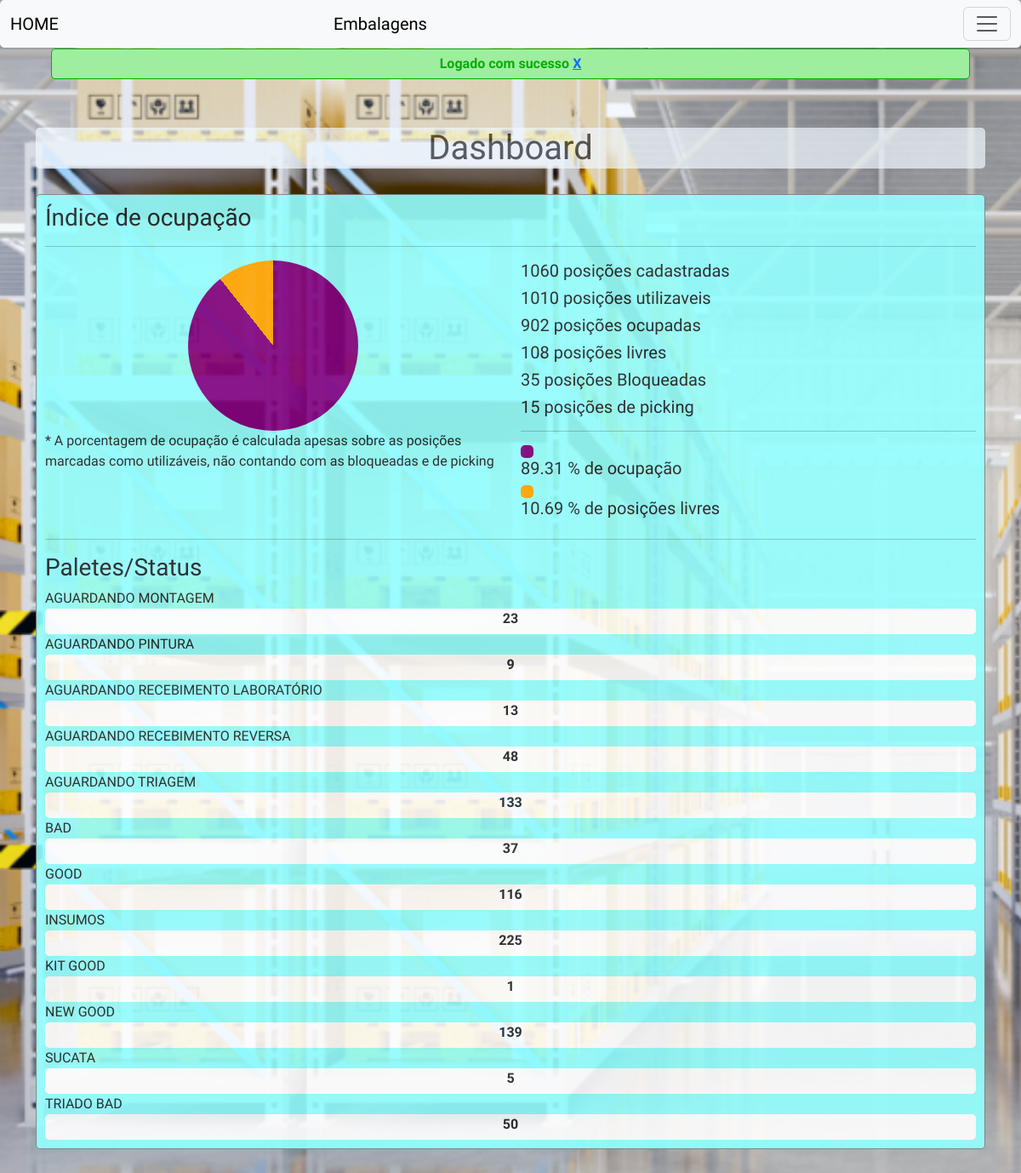
/dashboard.php (signed in), run on the app's committed database.
### tables this page shows
CREATE TABLE `status_list` (
  `status_id` int(11) NOT NULL,
  `status` varchar(100) NOT NULL
);

### models/Message.php (called while the page is built, shortened)
<?php
class Message
{
    public function getMessage()
    {
        if (!empty($_SESSION["mensage"])) {
            return [
                "mensage" => $_SESSION["mensage"],
                "type" => $_SESSION["type"]
            ];
        } else {
            return false;
        }
    }
}
?>

### queryeDash.php (called while the page is built, shortened)
<?php
include_once("conexao.php");
$stmtOcupacao = $conn->query("SELECT * FROM posicoes");
$stmtOcupacao->execute();
$linhasTotais = $stmtOcupacao->rowCount();
$stmtOcupadas = $conn->query("SELECT * FROM posicoes WHERE estado = 'Ocupado'");
$stmtOcupadas->execute();
$linhasOcupadas = $stmtOcupadas->rowCount();
$stmtLivres = $conn->query("SELECT * FROM posicoes WHERE estado = 'Livre'");
$stmtLivres->execute();
$linhasLivres = $stmtLivres->rowCount();
$stmtBloqueados = $conn->query("SELECT * FROM posicoes WHERE estado = 'Bloqueado'");
$stmtBloqueados->execute();
$linhasBloqueados = $stmtBloqueados->rowCount();
$stmtPicking = $conn->query("SELECT * FROM posicoes WHERE estado = 'Picking'");
$stmtPicking->execute();
$linhasPicking = $stmtPicking->rowCount();
$stmtStatus = $conn->query("SELECT * FROM status_list ORDER BY status");
$stmtStatus->execute();
$returnStatus = $stmtStatus->fetchAll(PDO::FETCH_ASSOC);
$linhasUtilizaveis = $linhasTotais - ($linhasBloqueados + $linhasPicking);
$porcentagemOcupação = ($linhasOcupadas / $linhasUtilizaveis) * 100 ;
$porcentagemLivre = ($linhasLivres / $linhasUtilizaveis) * 100 ;
?>

### queryes.php (called while the page is built, shortened)
<?php
include_once("conexao.php");
$stmtStatus = $conn->query("SELECT * FROM status_list ORDER BY status");
$stmtStatus->execute();
$returnStatus = $stmtStatus->fetchAll(PDO::FETCH_ASSOC);
?>

### css/style.php (called while the page is built, shortened)
<?php
include_once("queryes.php");
?>

### dashboard.php (the view, shortened to what this page needs)
<?php
include_once("templates/header.php");
include_once("queryeDash.php");
include_once("permitions.php");
$anguloGrafico = 360;
$totalPosicoes = $linhasUtilizaveis;
$ocupadas = $linhasOcupadas;
$constante = $anguloGrafico / $totalPosicoes;
$anguloOcupacao = $ocupadas * $constante;
?>
<div class="container">
    <h1 class="titulo">Dashboard</h1>
    <div class="registration">
        <h3>Índice de ocupação</h3>
        <hr>
        <div class="row">
            <div class="col-md-6">
                <div class="graficoPizza" style="background-image:conic-gradient(purple 0 <?= $anguloOcupacao ?>deg,orange 0);"> </div>
                <p>* A porcentagem de ocupação é calculada apesas sobre as posições marcadas como utilizáveis, não contando com as bloqueadas e de picking</p>
            </div>
            <div class="col-md-6">
                <h5>
                    <?= $linhasTotais ?> posições cadastradas
                </h5>
                <h5>
                    <?= $linhasUtilizaveis ?> posições utilizaveis
                </h5>
                <h5>
                    <?= $linhasOcupadas ?> posições ocupadas
                </h5>
                <h5>
                    <?= $linhasLivres ?> posições livres
                </h5>
                <h5>
                    <?= $linhasBloqueados ?> posições Bloqueadas
                </h5>
                <h5>
                    <?= $linhasPicking ?> posições de picking
                </h5>
                <hr>
                <h5> <div id="iconeOcupacao"></div> <?= number_format($porcentagemOcupação, 2) ?> % de ocupação</h5>
                <h5> <div id="iconeLivre"></div> <?= number_format($porcentagemLivre, 2) ?> % de posições livres</h5>
            </div>
        </div>
        <hr>
        <h3>Paletes/Status</h3>
        <?php foreach ($returnStatus as $retStat): ?>
            <?php
            $contStatus = $retStat['status'];
            $stmtCont = $conn->prepare("SELECT COUNT(*) FROM posicoes WHERE status = :status");
            $stmtCont->bindParam(":status", $contStatus);
            $stmtCont->execute();
            $linhasCont = $stmtCont->fetch();
            if ($linhasCont['COUNT(*)'] > 0) {
                echo $retStat['status'] . '<br>
                <div class="ocupation" style="width: 100%; height: 30px; background-color:white ; text-align: center;">
                <strong>
                ' . $linhasCont['COUNT(*)'] . '
            </strong>
                </div>
                ';
            }
            ?>
        <?php endforeach; ?>
    </div>
</div>
<?php include_once("templates/footer.php") ?>

### templates/header.php (shortened to what this page needs)
<?php
include_once("models/Message.php");
include_once("css/style.php");
include_once("queryes.php");
$messagen = new Message();
$exibeMensagem = $messagen->getMessage();
?>
<!DOCTYPE html>
<html lang="pt br">
<head>
    <link rel="stylesheet" href="https://cdnjs.cloudflare.com/ajax/libs/bootstrap/4.5.3/css/bootstrap.css"
 />
    <link rel="stylesheet" href="https://cdnjs.cloudflare.com/ajax/libs/font-awesome/6.2.0/css/all.min.css"
 />
        <link href="https://cdn.jsdelivr.net/npm/bootstrap@5.3.2/dist/css/bootstrap.min.css" rel="stylesheet">
    <link href="https://cdn.jsdelivr.net/npm/select2@4.1.0-rc.0/dist/css/select2.min.css" rel="stylesheet" />
</head>
<body onload="resetTime()">
<nav class="navbar bg-body-tertiary fixed-top">
  <div class="container-fluid">
    <a class="navbar-brand" href="initial.php">HOME</a>  <a class="navbar-brand" href="embalagens.php">Embalagens</a> <div id="show"></div>
    <button class="navbar-toggler" type="button" data-bs-toggle="offcanvas" data-bs-target="#offcanvasNavbar" aria-controls="offcanvasNavbar" aria-label="Toggle navigation">
      <span class="navbar-toggler-icon"></span>
    </button>
  </div>
</nav>
    <?php if (!empty($exibeMensagem['mensage'])): ?>
        <?php $mtop ="style='margin-top: 57px'" ?>
        <div id="winfall" class="<?php echo $exibeMensagem['type']; ?>" <?= $mtop?> >
            <?= $exibeMensagem['mensage'] ?>
        </div>
    <?php endif; ?>

### templates/footer.php (shortened to what this page needs)
</body>
</html>

### dashboard.php (style rules this page uses)
.graficoPizza { margin: 0 auto; width: 200px; height: 200px; border-radius: 50%; }
.graficoPizza { display: flex; justify-content: center; align-items: center; }
#iconeOcupacao { width: 15px; height: 15px; background-color: purple; }
#iconeLivre { width: 15px; height: 15px; background-color: orange; }

### data on the page
status_list: status "AGUARDANDO MONTAGEM", COUNT "23"
status_list: status "AGUARDANDO PINTURA", COUNT "9"
status_list: status "AGUARDANDO RECEBIMENTO LABORATÓRIO", COUNT "13"
status_list: status "AGUARDANDO RECEBIMENTO REVERSA", COUNT "48"
status_list: status "AGUARDANDO TRIAGEM", COUNT "133"
status_list: status "BAD", COUNT "37"
status_list: status "GOOD", COUNT "116"
status_list: status "INSUMOS", COUNT "225"
status_list: status "KIT GOOD", COUNT "1"
status_list: status "NEW GOOD", COUNT "139"
status_list: status "SUCATA", COUNT "5"
status_list: status "TRIADO BAD", COUNT "50"

### other printed values
$exibeMensagem['mensage'] "Logado com sucesso X"
$linhasTotais "1060"
$linhasUtilizaveis "1010"
$linhasOcupadas "902"
$linhasLivres "108"
$linhasBloqueados "35"
$linhasPicking "15"
$porcentagemOcupação "89.31"
$porcentagemLivre "10.69"
